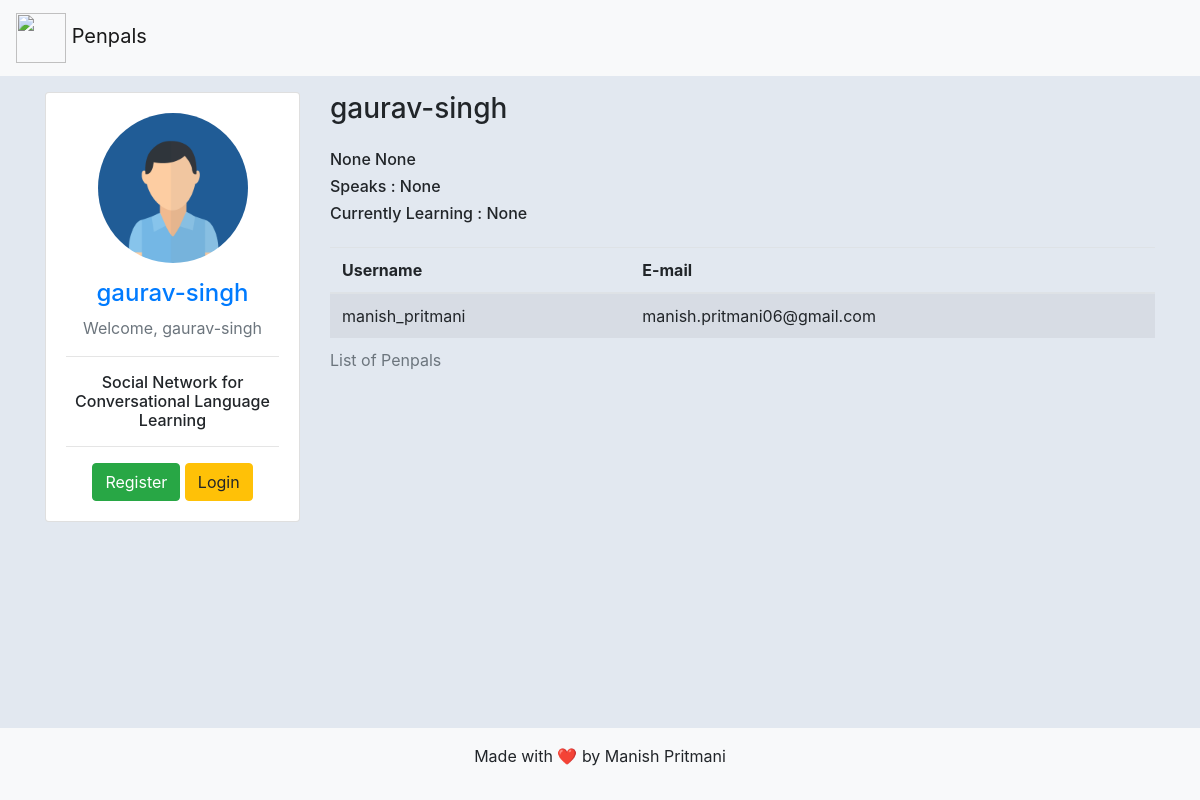
/profile/10, run on an earlier commit of the app's database.
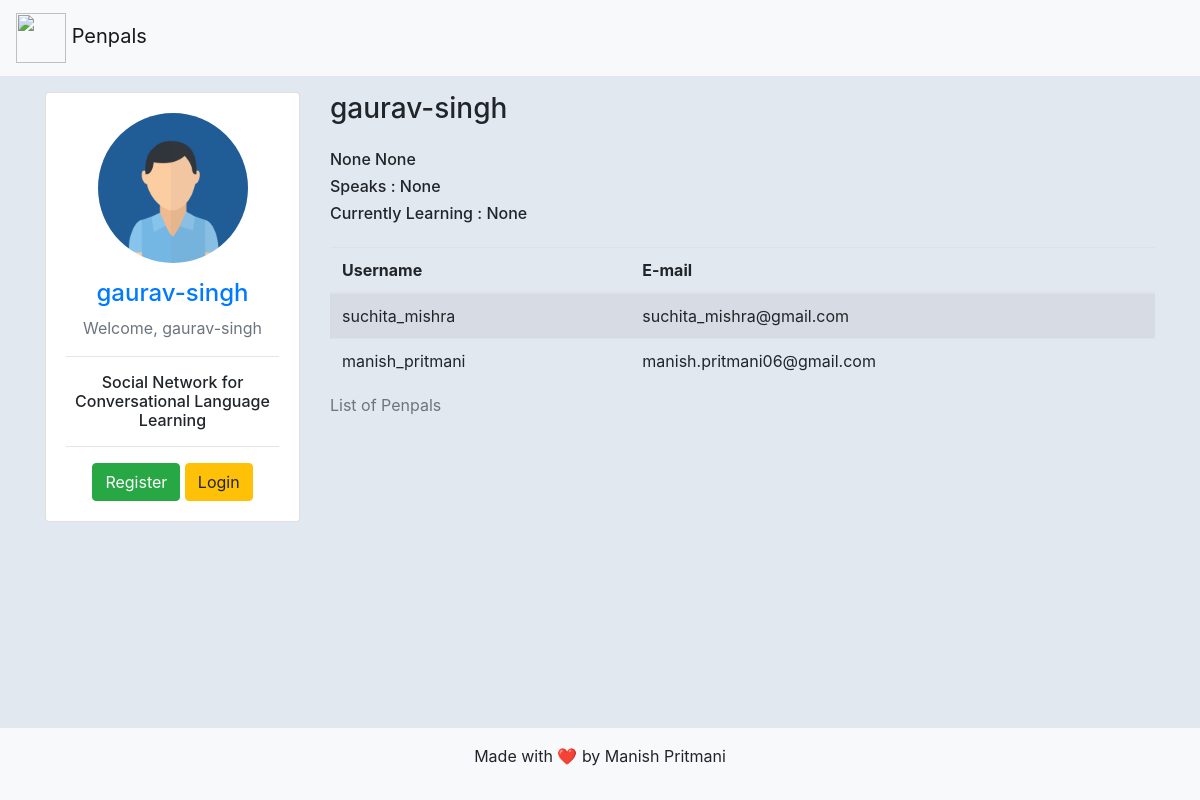
And on a later commit of the database.
### penpalpages/models.py (models this page shows)
class Profile(models.Model):
    user = models.OneToOneField(User, blank=True, null=True, on_delete=models.CASCADE)
    first = models.CharField(max_length=200, blank=True, null=True)
    last = models.CharField(max_length=200, null=True, blank=True)
    photo = models.ImageField(default="user.png", upload_to="photos/%Y/%m", blank=True, null=True)
    friends = models.ManyToManyField("self", blank=True)
    speaks = models.CharField(max_length=200, blank=True, null=True)
    is_learning = models.CharField(max_length=200, blank=True, null=True)
    def __str__(self):
        return str(self.user)
    def get_absolute_url(self):
        return reverse("penpalpages:profile", kwargs={"profile_id": self.pk})
    class Meta:
        ordering = ["-id"]

### penpalpages/views.py (the view)
# urls.py: path('profile/<int:profile_id>', profile, name="profile"),
def profile(request, profile_id):
    profile = Profile.objects.get(id=profile_id)
    friends = profile.friends.all()
    received_requests = FriendRequest.objects.filter(to_profile=profile)
    btn_text = ''
    if request.user.is_authenticated:
        if profile not in request.user.profile.friends.all():
            btn_text = 'not_friend'
            if len(FriendRequest.objects.filter(from_profile=request.user.profile).filter(to_profile=profile)) == 1:
                btn_text = 'request_sent'
    context = {
        'profile': profile,
        'btn_text': btn_text,
        'friends': friends,
        'received_requests': received_requests
    }
    return render(request, 'penpalpages/profile.html', context)

### penpalpages/templates/penpalpages/profile.html (shortened to what this page needs)
{% extends 'penpalpages/base.html' %}
{% block content %}
<div class="row">
    {% include 'penpalpages/includes/sidebar.html' %}
    <div class="col-md-9 col-sm-12">
        <h3>{{ profile.user }}</h3>
        <div class="my-4">
            <h6>{{profile.first}} {{profile.last}}</h6>
            <h6>Speaks : {{profile.speaks}}</h6>
            <h6>Currently Learning : {{profile.is_learning}}</h6>
        </div>
        {% if friends %}
        <div class="table-responsive">
            <table class="table table-striped">
                <caption>List of Penpals</caption>
                <thead>
                    <tr>
                        <th>Username</th>
                        <th>E-mail</th>
                    </tr>
                </thead>
                <tbody>
                    {% for f in friends %}
                        <tr>
                            <td>
                                {{f}}
                            </td>
                            <td>
                                {{f.user.email}}
                            </td>
                        </tr>
                    {% endfor %}
                </tbody>
            </table>
        </div>
        {% endif %}
    </div>
</div>
{% endblock content%}

What changed in the data, as far as the page shows it:
added Profile: user.username "suchita_mishra", user.email "suchita_mishra@gmail.com"
